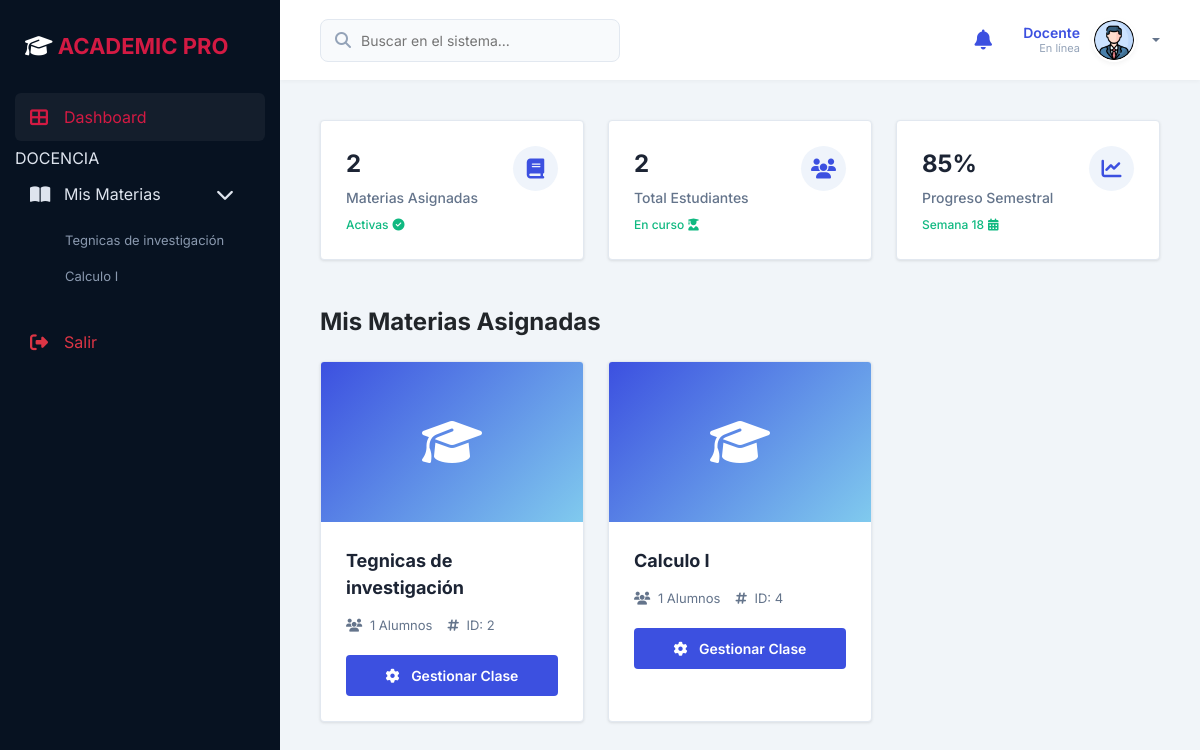
The app's page /index.php?controller=Docente&action=dashboard (signed in) with its own data.
### tables this page shows
CREATE TABLE `materia` (
  `id_materia` int(11) NOT NULL,
  `nombre` varchar(100) NOT NULL,
  `descripcion` text DEFAULT NULL,
  `id_docente` int(11) NOT NULL,
  `estado` enum('Activa','Inactiva') DEFAULT 'Activa',
  `id_periodo` int(11) DEFAULT NULL,
  `id_carrera` int(11) DEFAULT NULL,
  `grupo` varchar(10) DEFAULT 'A',
  `turno` enum('Mañana','Medio Día','Tarde') DEFAULT 'Mañana',
  `nivel_semestre` enum('1','2','3','4','5','6','7','8','9') DEFAULT '1'
);

### controllers/DocenteController.php (called while the page is built, shortened)
<?php
class DocenteController {
    private $model;
    public function __construct() {
        $this->model = new DocenteModel();
    }
    public function dashboard() {
        $id_usuario = $_SESSION['id_usuario'];
        $db = (new Database())->connect();
        $stmt = $db->prepare("SELECT id_docente FROM Docente WHERE id_usuario = ?");
        $stmt->execute([$id_usuario]);
        $docente = $stmt->fetch(PDO::FETCH_ASSOC);
        $materias = $this->model->obtenerMateriasDocente($docente['id_docente']);
        require_once 'views/docente/dashboard.php';
    }
}
?>

### config/database.php (called while the page is built, shortened)
<?php
class Database {
    private $host = 'localhost';
    private $port = 3307;
    private $db_name = 'sistemaacademico';
    private $username = 'root';
    private $password = '';
    public function connect() {
        try {
            $this->conn = new PDO(
                "mysql:host={$this->host};port={$this->port};dbname={$this->db_name};charset=utf8mb4",
                $this->username,
                $this->password
            );
            $this->conn->setAttribute(PDO::ATTR_ERRMODE, PDO::ERRMODE_EXCEPTION);
            $this->conn->setAttribute(PDO::ATTR_EMULATE_PREPARES, false);
            return $this->conn;
        } catch(PDOException $e) {
            die("Error de conexión: " . $e->getMessage());
        }
    }
}

### models/DocenteModel.php (called while the page is built, shortened)
<?php
class DocenteModel {
    private $db;
    public function __construct() {
        $this->db = (new Database())->connect();
    }
    public function obtenerMateriasDocente($id_docente) {
        $stmt = $this->db->prepare("
            SELECT m.*, COUNT(i.id_inscripcion) as estudiantes_inscritos
            FROM Materia m
            LEFT JOIN Inscripcion i ON m.id_materia = i.id_materia AND i.estado = 'Activa'
            WHERE m.id_docente = ?
            GROUP BY m.id_materia
        ");
        $stmt->execute([$id_docente]);
        return $stmt->fetchAll(PDO::FETCH_ASSOC);
    }
}
?>

### views/docente/dashboard.php (the view, shortened to what this page needs)
<?php require_once 'views/layouts/header.php'; ?>
<div class="row g-4 mb-5">
    <div class="col-md-4">
        <div class="card-stat">
            <div>
                <div class="stat-value"><?php echo count($materias); ?></div>
                <div class="stat-title">Materias Asignadas</div>
                <div class="stat-trend trend-up mt-2">
                    Activas <i class="fas fa-check-circle"></i>
                </div>
            </div>
            <div class="icon-box">
                <i class="fas fa-book"></i>
            </div>
        </div>
    </div>
    <div class="col-md-4">
        <div class="card-stat">
            <div>
                <?php
                    $total_estudiantes = 0;
                    foreach($materias as $m) $total_estudiantes += ($m['estudiantes_inscritos'] ?? 0);
                ?>
                <div class="stat-value"><?php echo $total_estudiantes; ?></div>
                <div class="stat-title">Total Estudiantes</div>
                <div class="stat-trend trend-up mt-2">
                    En curso <i class="fas fa-user-graduate"></i>
                </div>
            </div>
            <div class="icon-box">
                <i class="fas fa-users"></i>
            </div>
        </div>
    </div>
    <div class="col-md-4">
        <div class="card-stat">
            <div>
                <div class="stat-value">85%</div>
                <div class="stat-title">Progreso Semestral</div>
                <div class="stat-trend trend-up mt-2">
                    Semana <?php echo date('W'); ?> <i class="fas fa-calendar-alt"></i>
                </div>
            </div>
            <div class="icon-box">
                <i class="fas fa-chart-line"></i>
            </div>
        </div>
    </div>
</div>
<h4 class="mb-4 fw-bold text-dark">Mis Materias Asignadas</h4>
<div class="row g-4">
    <?php if (count($materias) > 0): ?>
        <?php foreach ($materias as $materia): ?>
            <div class="col-lg-4 col-md-6">
                <div class="subject-card">
                    <div class="subject-image">
                        <i class="fas fa-graduation-cap"></i>
                    </div>
                    <div class="subject-content">
                        <div class="subject-title"><?= htmlspecialchars($materia['nombre']); ?></div>
                        <div class="subject-info">
                            <span><i class="fas fa-users me-1"></i> <?= $materia['estudiantes_inscritos']; ?> Alumnos</span>
                            <span><i class="fas fa-hashtag me-1"></i> ID: <?= $materia['id_materia']; ?></span>
                        </div>
                        <a href="index.php?controller=Docente&action=gestionTareas&id_materia=<?= $materia['id_materia']; ?>" class="btn-manage">
                            <i class="fas fa-cog me-2"></i> Gestionar Clase
                        </a>
                    </div>
                </div>
            </div>
        <?php endforeach; ?>
    <?php endif; ?>
</div>
<?php require_once 'views/layouts/footer.php'; ?>

### views/layouts/header.php (shortened to what this page needs)
<?php
if (isset($_SESSION['id_usuario'])) {
    require_once 'controllers/AdminController.php';
    $materias_sidebar = [];
    if ($_SESSION['rol'] === 'Docente') {
        require_once 'models/DocenteModel.php';
        $docenteModel = new DocenteModel();
        $db = (new Database())->connect();
        $stmt = $db->prepare("SELECT id_docente FROM Docente WHERE id_usuario = ?");
        $stmt->execute([$_SESSION['id_usuario']]);
        $docente_sidebar = $stmt->fetch(PDO::FETCH_ASSOC);
        if ($docente_sidebar) {
            $materias_sidebar = $docenteModel->obtenerMateriasDocente($docente_sidebar['id_docente']);
        }
    }
    $is_student = ($_SESSION['rol'] === 'Estudiante');
    $current_action = $_GET['action'] ?? 'dashboard';
    $in_course = ($is_student && in_array($current_action, ['verTareas', 'entregarTarea']));
    if (!isset($show_student_topnav)) {
        $show_student_topnav = ($is_student && !$in_course);
    }
} else {
    $notificaciones = [];
    $notificaciones_sin_leer = 0;
}
?>
<!DOCTYPE html>
<html lang="es">
<head>
    <link href="https://cdn.jsdelivr.net/npm/bootstrap@5.3.0/dist/css/bootstrap.min.css" rel="stylesheet">
    <link rel="stylesheet" href="https://cdnjs.cloudflare.com/ajax/libs/font-awesome/6.4.0/css/all.min.css">
</head>
<body>
<?php if(isset($_SESSION['id_usuario'])): ?>
    <div class="app-container" style="<?php if (isset($show_student_topnav) && $show_student_topnav) echo 'flex-direction: column;'; ?>">
        <aside class="app-sidebar">
            <div class="sidebar-header">
                <a href="index.php?controller=<?php echo $_SESSION['rol']; ?>&action=dashboard" class="sidebar-logo">
                    <i class="fas fa-graduation-cap"></i>
                    <span>Academic <span>Pro</span></span>
                </a>
            </div>
            <div class="sidebar-nav">
                <a href="index.php?controller=<?php echo $_SESSION['rol']; ?>&action=dashboard" class="nav-item-link active">
                    <i class="fas fa-th-large"></i> Dashboard
                </a>
                <?php if($_SESSION['rol'] === 'Docente'): ?>
                    <div class="sidebar-section-title">DOCENCIA</div>
                    <a class="nav-item-link" data-bs-toggle="collapse" href="#collapseMaterias">
                        <i class="fas fa-book-open"></i> Mis Materias <i class="fas fa-chevron-down ms-auto small"></i>
                    </a>
                    <div class="collapse show" id="collapseMaterias">
                        <ul class="submenu-list">
                            <?php foreach($materias_sidebar as $mat): ?>
                                <li><a href="index.php?controller=Docente&action=gestionTareas&id_materia=<?= $mat['id_materia'] ?>" class="submenu-item-link"><?= htmlspecialchars($mat['nombre']) ?></a></li>
                            <?php endforeach; ?>
                        </ul>
                    </div>
                <?php endif; ?>
                <a href="index.php?controller=Auth&action=logout" class="nav-item-link text-danger mt-4"><i class="fas fa-sign-out-alt"></i> Salir</a>
            </div>
        </aside>
        <main class="main-content">
            <header class="app-topbar">
                <div class="topbar-search">
                    <i class="fas fa-search"></i>
                    <input type="text" placeholder="Buscar en el sistema...">
                </div>
                <div class="topbar-actions">
                    <div class="dropdown">
                        <a href="#" class="topbar-btn" data-bs-toggle="dropdown">
                            <i class="fas fa-bell"></i>
                        </a>
                    </div>
                    <div class="dropdown">
                        <div class="user-profile-top dropdown-toggle" data-bs-toggle="dropdown">
                            <div class="user-info-top d-none d-md-block">
                                <span class="user-name-top"><?php echo htmlspecialchars($_SESSION['rol']); ?></span>
                                <span class="user-role-top">En línea</span>
                            </div>
                            <img src="<?php echo htmlspecialchars($_SESSION['foto_perfil']); ?>" class="user-avatar-top" onerror="this.src='assets/img/perfil1.jpg'">
                        </div>
                    </div>
                </div>
            </header>
            <div class="content-body">
<?php endif; ?>

### views/docente/dashboard.php (style rules this page uses)
.card-stat { background: #fff; padding: 25px; border-radius: 4px; border: 1px solid #e2e8f0; box-shadow: 0 1px 3px rgba(0,0,0,0.1); display: flex; justify-content: space-between; align-items: flex-start; }
.icon-box { width: 45px; height: 45px; background: #eff4fb; border-radius: 50%; display: flex; align-items: center; justify-content: center; color: #3c50e0; font-size: 20px; }
.stat-value { font-size: 24px; font-weight: 700; color: #1c2434; margin-bottom: 5px; }
.stat-title { font-size: 14px; color: #64748b; font-weight: 500; }
.stat-trend { font-size: 12px; font-weight: 500; display: flex; align-items: center; gap: 4px; }
.trend-up { color: #10b981; }
.subject-card { background: #fff; border: 1px solid #e2e8f0; border-radius: 4px; box-shadow: 0 1px 3px rgba(0,0,0,0.1); transition: 0.3s; height: 100%; overflow: hidden; }
.subject-image { height: 160px; background: linear-gradient(135deg, #3c50e0 0%, #80caee 100%); display: flex; align-items: center; justify-content: center; color: white; font-size: 3rem; }
.subject-content { padding: 25px; }
.subject-title { font-size: 18px; font-weight: 700; color: #1c2434; margin-bottom: 15px; }
.subject-info { display: flex; gap: 15px; margin-bottom: 20px; font-size: 13px; color: #64748b; }
.btn-manage { background: #3c50e0; color: white; border: none; padding: 10px 20px; border-radius: 4px; font-weight: 600; font-size: 14px; width: 100%; transition: 0.3s; text-decoration: none; display: block; text-align: center; }

### records on screen
materia: nombre "Tegnicas de investigación", estudiantes_inscritos "1", id_materia "2"
materia: nombre "Calculo I", estudiantes_inscritos "1", id_materia "4"

### other values on screen
$_SESSION['rol'] "Docente"
count($materias) "2"
$total_estudiantes "2"
